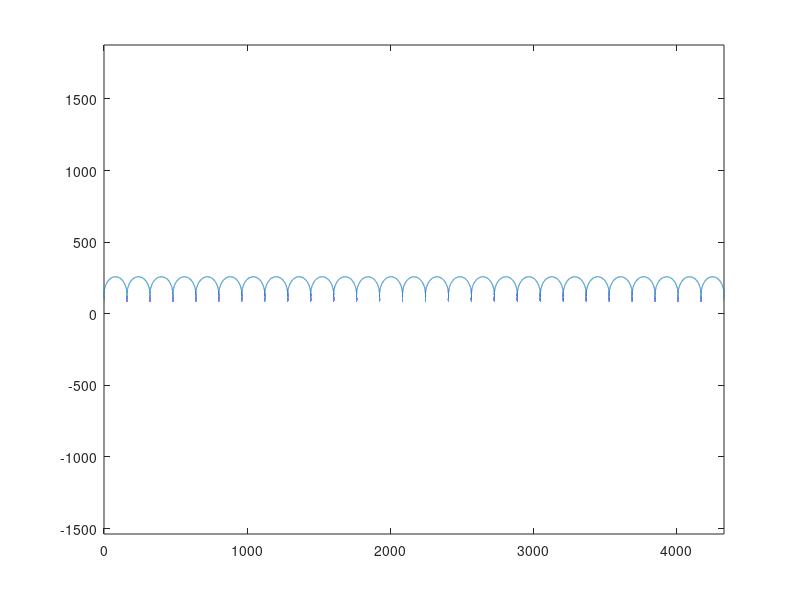
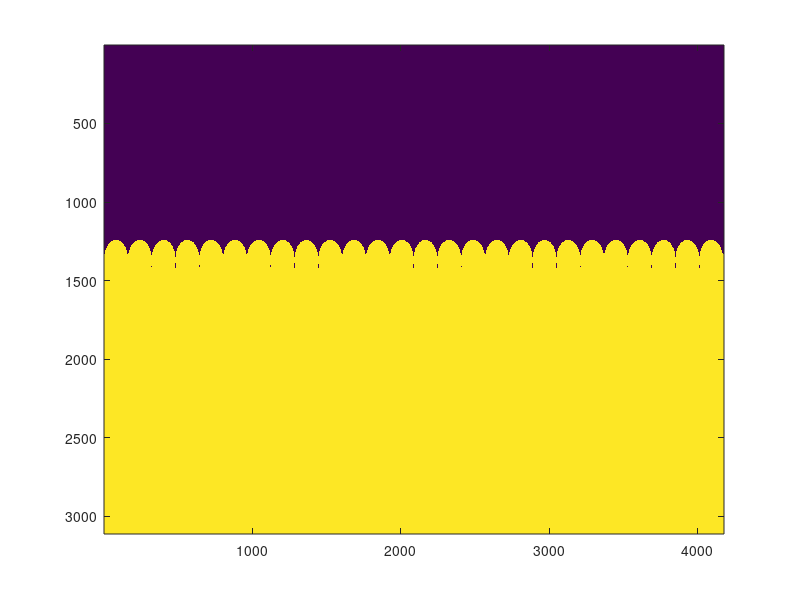
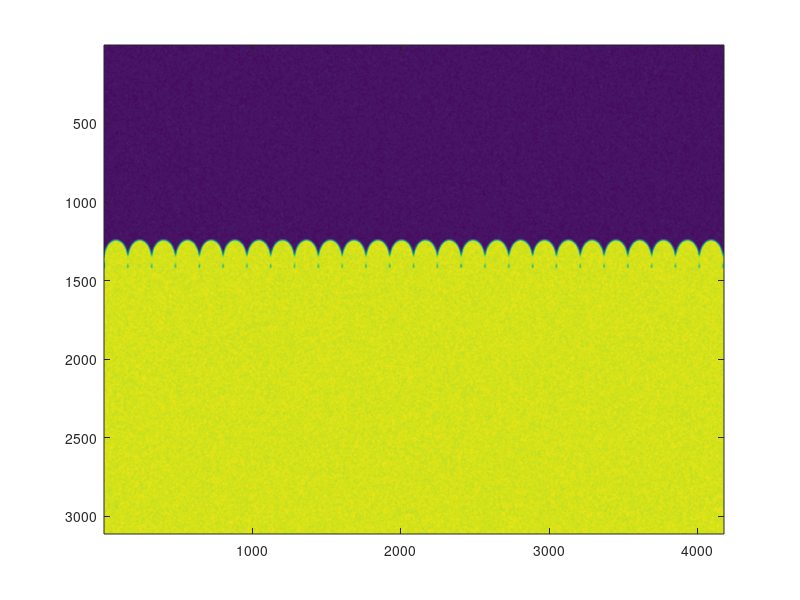

Source code (MATLAB) for these figures, in order: (Note: this script raises an error after producing the figures.)
clear
clc
close all

mpp = 41.782d-6/0.67; % meters per pixel

rows = 3113; 
cols = 4176;

imsurf = zeros(rows,cols);

lambda = 1e-2;
a = lambda*0.73;

A = 2*lambda/pi/a*((1+pi^2*a^2/4/lambda^2)^0.5-1);

alpha = 0:0.0002:ceil(cols*mpp/lambda);

x = lambda*(alpha-2/pi*A*sin(2*pi*alpha)./(1+A^2+2*A*cos(2*pi*alpha)));
y = lambda*(2/pi-2/pi*A*cos(2*pi*alpha)./(1+A^2+2*A*cos(2*pi*alpha)));

plot(x/mpp,y/mpp)
axis equal

v_offset = 1500;
figure
imax = find(round(x/mpp)+1==cols);
is = sub2ind([rows,cols],v_offset-round(y(1:imax(1))/mpp),round(x(1:imax(1))/mpp)+1);
imsurf(is)=1;

imbinfill = imfill(logical(imsurf),sub2ind([rows,cols],rows,cols));
imagesc(imbinfill)

figure
im = zeros(rows,cols);
im(imbinfill) = 60;
im(~imbinfill) = 5;
noise = randn(rows,cols);
im = max(im+10*noise,0);
im = imgaussfilt(im,5);
imagesc(im)
s = sprintf("SyntheticSurf_Crapper_%.1fcm.mat", 100*lambda);
save(s)
%%
[BadFramePIVSurfW1, XPIVSurfW1_Surface, PIVSurfW1_Surface] = FindWaterSurface(im);
hold on
plot(XPIVSurfW1_Surface, PIVSurfW1_Surface,'-r');

set(gca,'DataAspectRatio',[1 1 1])
ylim([1000,1500])

%%
function mat = gauss2d(mat, sigma, center)
    gsize = size(mat);
    for r=1:gsize(1)
        for c=1:gsize(2)
            mat(r,c) = gaussC(r,c, sigma, center);
        end
    end
end

function val = gaussC(x, y, sigma, center)
    xc = center(1);
    yc = center(2);
    exponent = ((x-xc).^2 + (y-yc).^2)./(2*sigma);
    val       = (exp(-exponent));
end

function [BadFramePIVSurfW,XPIVSurfW_Surface,PIVSurfW_Surface] = FindWaterSurface(PIVSurfW_CamAngle)
    X = 31:size(PIVSurfW_CamAngle,2)-40;
    [imSurf] = CrapperOptimized_FindSurface(PIVSurfW_CamAngle(1:2800,X), 3, 5);
    PIVSurf_Surface_Raw = imSurf.surface;
    PIVSurf_Surface_Raw=despike_fab(PIVSurf_Surface_Raw);
    PIVSurf_Surface_Raw=despike_fab(PIVSurf_Surface_Raw);
    PIVSurf_Surface_Raw=despike_fab(PIVSurf_Surface_Raw);
    PIVSurf_Surface_Int = filt_spray(PIVSurf_Surface_Raw);
    PIVSurf_Surface_Int = smoothn(PIVSurf_Surface_Int, 'robust');
    [SP,~] = spaps(1:length(PIVSurf_Surface_Int), PIVSurf_Surface_Int, 1d5);
    if length(SP.coefs)>2
        PIVSurf_Surface_W = SP.coefs(2:end-1);
    else
        CC = polyfit([X(1),X(end)],[SP.coefs(1) SP.coefs(2)],1);
        PIVSurf_Surface_W = polyval(CC,[X(1):X(end)]);
    end
    Usurf = X;
    Vsurf = PIVSurf_Surface_W;
    
    %%% Check if bad frame
    BadFramePIVSurfW = 0;
    if imSurf.badFrameBool == 1
        BadFramePIVSurfW = 1;
    end
    
    XPIVSurfW_Surface = Usurf;
    PIVSurfW_Surface = Vsurf;
end
